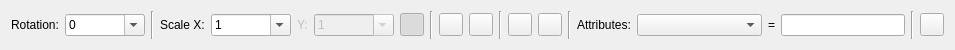
<?xml version="1.0" encoding="UTF-8"?>
<ui version="4.0">
 <class>InsertBlock</class>
 <widget class="QWidget" name="InsertBlock">
  <property name="geometry">
   <rect>
    <x>0</x>
    <y>0</y>
    <width>955</width>
    <height>50</height>
   </rect>
  </property>
  <layout class="QHBoxLayout" name="horizontalLayout">
   <item>
    <widget class="QLabel" name="label_2">
     <property name="text">
      <string>Rotation:</string>
     </property>
     <property name="buddy">
      <cstring>Rotation</cstring>
     </property>
    </widget>
   </item>
   <item>
    <widget class="RMathComboBox" name="Rotation">
     <property name="minimumSize">
      <size>
       <width>80</width>
       <height>0</height>
      </size>
     </property>
     <property name="maximumSize">
      <size>
       <width>75</width>
       <height>16777215</height>
      </size>
     </property>
     <property name="toolTip">
      <string>Rotate block&lt;br&gt;by this angle</string>
     </property>
     <property name="editable">
      <bool>true</bool>
     </property>
     <property name="angle" stdset="0">
      <bool>true</bool>
     </property>
     <item>
      <property name="text">
       <string notr="true">0</string>
      </property>
     </item>
     <item>
      <property name="text">
       <string notr="true">15</string>
      </property>
     </item>
     <item>
      <property name="text">
       <string notr="true">30</string>
      </property>
     </item>
     <item>
      <property name="text">
       <string notr="true">45</string>
      </property>
     </item>
     <item>
      <property name="text">
       <string notr="true">60</string>
      </property>
     </item>
     <item>
      <property name="text">
       <string notr="true">90</string>
      </property>
     </item>
     <item>
      <property name="text">
       <string notr="true">120</string>
      </property>
     </item>
     <item>
      <property name="text">
       <string notr="true">135</string>
      </property>
     </item>
     <item>
      <property name="text">
       <string notr="true">150</string>
      </property>
     </item>
     <item>
      <property name="text">
       <string notr="true">180</string>
      </property>
     </item>
     <item>
      <property name="text">
       <string notr="true">210</string>
      </property>
     </item>
     <item>
      <property name="text">
       <string notr="true">225</string>
      </property>
     </item>
     <item>
      <property name="text">
       <string notr="true">240</string>
      </property>
     </item>
     <item>
      <property name="text">
       <string notr="true">270</string>
      </property>
     </item>
     <item>
      <property name="text">
       <string notr="true">300</string>
      </property>
     </item>
     <item>
      <property name="text">
       <string notr="true">315</string>
      </property>
     </item>
     <item>
      <property name="text">
       <string notr="true">330</string>
      </property>
     </item>
     <item>
      <property name="text">
       <string notr="true">345</string>
      </property>
     </item>
    </widget>
   </item>
   <item>
    <widget class="Line" name="line_2">
     <property name="orientation">
      <enum>Qt::Vertical</enum>
     </property>
    </widget>
   </item>
   <item>
    <widget class="QLabel" name="ScaleXLabel">
     <property name="text">
      <string>Scale X:</string>
     </property>
     <property name="buddy">
      <cstring>ScaleX</cstring>
     </property>
    </widget>
   </item>
   <item>
    <widget class="RMathComboBox" name="ScaleX">
     <property name="minimumSize">
      <size>
       <width>80</width>
       <height>0</height>
      </size>
     </property>
     <property name="maximumSize">
      <size>
       <width>75</width>
       <height>16777215</height>
      </size>
     </property>
     <property name="toolTip">
      <string>Scale block in X&lt;br&gt;by this factor</string>
     </property>
     <property name="editable">
      <bool>true</bool>
     </property>
     <item>
      <property name="text">
       <string notr="true">1</string>
      </property>
     </item>
     <item>
      <property name="text">
       <string notr="true">1/2</string>
      </property>
     </item>
     <item>
      <property name="text">
       <string notr="true">1/3</string>
      </property>
     </item>
     <item>
      <property name="text">
       <string notr="true">1/4</string>
      </property>
     </item>
     <item>
      <property name="text">
       <string notr="true">1/5</string>
      </property>
     </item>
     <item>
      <property name="text">
       <string notr="true">1/10</string>
      </property>
     </item>
     <item>
      <property name="text">
       <string notr="true">2</string>
      </property>
     </item>
     <item>
      <property name="text">
       <string notr="true">3</string>
      </property>
     </item>
     <item>
      <property name="text">
       <string notr="true">4</string>
      </property>
     </item>
     <item>
      <property name="text">
       <string notr="true">5</string>
      </property>
     </item>
     <item>
      <property name="text">
       <string notr="true">10</string>
      </property>
     </item>
    </widget>
   </item>
   <item>
    <widget class="QLabel" name="ScaleYLabel">
     <property name="enabled">
      <bool>false</bool>
     </property>
     <property name="text">
      <string>Y:</string>
     </property>
     <property name="buddy">
      <cstring>ScaleY</cstring>
     </property>
    </widget>
   </item>
   <item>
    <widget class="RMathComboBox" name="ScaleY">
     <property name="enabled">
      <bool>false</bool>
     </property>
     <property name="minimumSize">
      <size>
       <width>80</width>
       <height>0</height>
      </size>
     </property>
     <property name="maximumSize">
      <size>
       <width>75</width>
       <height>16777215</height>
      </size>
     </property>
     <property name="toolTip">
      <string>Scale block in Y&lt;br&gt;by this factor</string>
     </property>
     <property name="editable">
      <bool>true</bool>
     </property>
     <item>
      <property name="text">
       <string notr="true">1</string>
      </property>
     </item>
     <item>
      <property name="text">
       <string notr="true">1/2</string>
      </property>
     </item>
     <item>
      <property name="text">
       <string notr="true">1/3</string>
      </property>
     </item>
     <item>
      <property name="text">
       <string notr="true">1/4</string>
      </property>
     </item>
     <item>
      <property name="text">
       <string notr="true">1/5</string>
      </property>
     </item>
     <item>
      <property name="text">
       <string notr="true">1/10</string>
      </property>
     </item>
     <item>
      <property name="text">
       <string notr="true">2</string>
      </property>
     </item>
     <item>
      <property name="text">
       <string notr="true">3</string>
      </property>
     </item>
     <item>
      <property name="text">
       <string notr="true">4</string>
      </property>
     </item>
     <item>
      <property name="text">
       <string notr="true">5</string>
      </property>
     </item>
     <item>
      <property name="text">
       <string notr="true">10</string>
      </property>
     </item>
    </widget>
   </item>
   <item>
    <widget class="QToolButton" name="KeepProportions">
     <property name="toolTip">
      <string>Keep Proportions</string>
     </property>
     <property name="icon">
      <iconset>
       <normaloff>KeepProportionsOn.svg</normaloff>KeepProportionsOn.svg</iconset>
     </property>
     <property name="checkable">
      <bool>true</bool>
     </property>
     <property name="checked">
      <bool>true</bool>
     </property>
    </widget>
   </item>
   <item>
    <widget class="Line" name="line_4">
     <property name="orientation">
      <enum>Qt::Vertical</enum>
     </property>
    </widget>
   </item>
   <item>
    <widget class="QToolButton" name="FlipHorizontal">
     <property name="toolTip">
      <string>Flip block&lt;br&gt;horizontally</string>
     </property>
     <property name="icon">
      <iconset>
       <normaloff>FlipHorizontal.svg</normaloff>FlipHorizontal.svg</iconset>
     </property>
    </widget>
   </item>
   <item>
    <widget class="QToolButton" name="FlipVertical">
     <property name="toolTip">
      <string>Flip block&lt;br&gt;vertically</string>
     </property>
     <property name="icon">
      <iconset>
       <normaloff>FlipVertical.svg</normaloff>FlipVertical.svg</iconset>
     </property>
    </widget>
   </item>
   <item>
    <widget class="Line" name="line_3">
     <property name="orientation">
      <enum>Qt::Vertical</enum>
     </property>
    </widget>
   </item>
   <item>
    <widget class="QToolButton" name="Single">
     <property name="toolTip">
      <string>Single Block</string>
     </property>
     <property name="icon">
      <iconset>
       <normaloff>SingleBlock.svg</normaloff>SingleBlock.svg</iconset>
     </property>
     <property name="checkable">
      <bool>false</bool>
     </property>
     <property name="checked">
      <bool>false</bool>
     </property>
    </widget>
   </item>
   <item>
    <widget class="QToolButton" name="Array">
     <property name="toolTip">
      <string>Array of Blocks</string>
     </property>
     <property name="icon">
      <iconset>
       <normaloff>ArrayOfBlocks.svg</normaloff>ArrayOfBlocks.svg</iconset>
     </property>
     <property name="checkable">
      <bool>false</bool>
     </property>
     <property name="checked">
      <bool>false</bool>
     </property>
    </widget>
   </item>
   <item>
    <widget class="Line" name="line">
     <property name="orientation">
      <enum>Qt::Vertical</enum>
     </property>
    </widget>
   </item>
   <item>
    <widget class="QLabel" name="AttributeLabel">
     <property name="text">
      <string notr="true">Attributes:</string>
     </property>
     <property name="buddy">
      <cstring>AttributeTag</cstring>
     </property>
    </widget>
   </item>
   <item>
    <widget class="QComboBox" name="AttributeTag">
     <property name="sizePolicy">
      <sizepolicy hsizetype="MinimumExpanding" vsizetype="Fixed">
       <horstretch>0</horstretch>
       <verstretch>0</verstretch>
      </sizepolicy>
     </property>
     <property name="minimumSize">
      <size>
       <width>80</width>
       <height>0</height>
      </size>
     </property>
     <property name="maximumSize">
      <size>
       <width>150</width>
       <height>16777215</height>
      </size>
     </property>
    </widget>
   </item>
   <item>
    <widget class="QLabel" name="AttributeEqualLabel">
     <property name="maximumSize">
      <size>
       <width>20</width>
       <height>16777215</height>
      </size>
     </property>
     <property name="text">
      <string notr="true">=</string>
     </property>
     <property name="alignment">
      <set>Qt::AlignCenter</set>
     </property>
     <property name="buddy">
      <cstring>AttributeValue</cstring>
     </property>
    </widget>
   </item>
   <item>
    <widget class="QLineEdit" name="AttributeValue">
     <property name="minimumSize">
      <size>
       <width>80</width>
       <height>0</height>
      </size>
     </property>
     <property name="maximumSize">
      <size>
       <width>150</width>
       <height>16777215</height>
      </size>
     </property>
    </widget>
   </item>
   <item>
    <widget class="Line" name="AttributeSeparator">
     <property name="orientation">
      <enum>Qt::Vertical</enum>
     </property>
    </widget>
   </item>
   <item>
    <widget class="QToolButton" name="Reset">
    </widget>
   </item>
  </layout>
 </widget>
 <customwidgets>
  <customwidget>
   <class>RMathComboBox</class>
   <extends>QComboBox</extends>
   <header>RMathComboBox.h</header>
  </customwidget>
 </customwidgets>
 <resources/>
 <connections/>
</ui>
